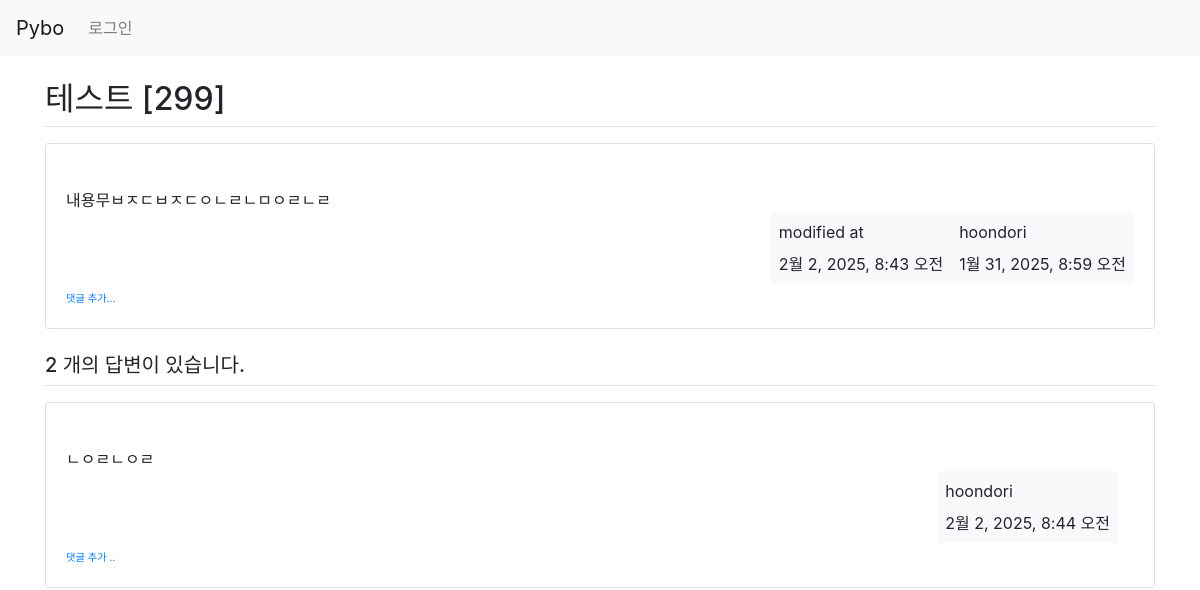
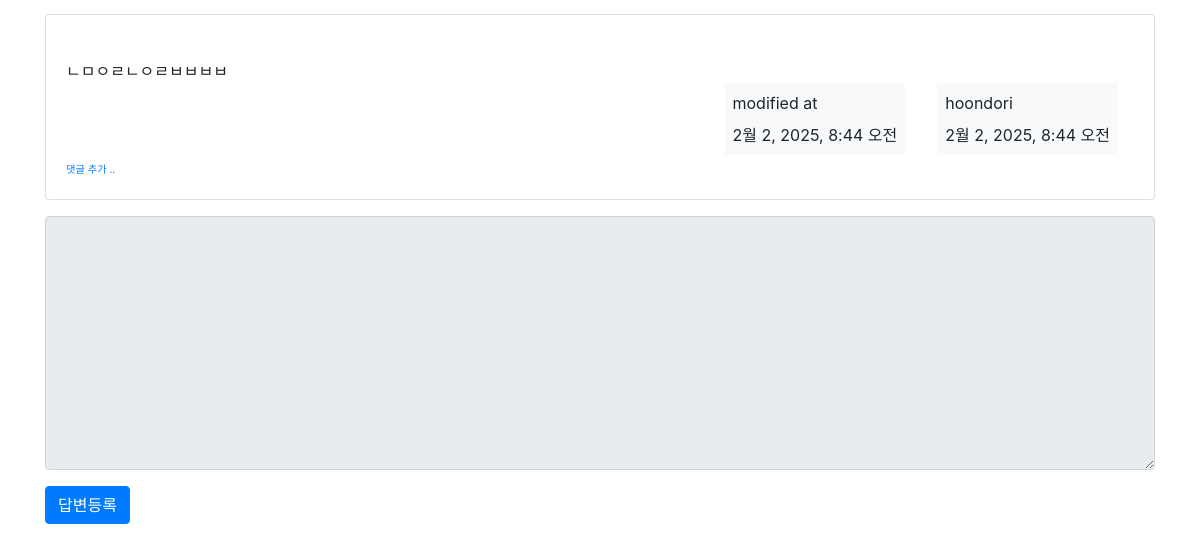
The page /pybo/304/ on the database as committed earlier (2 pictures, top to bottom).
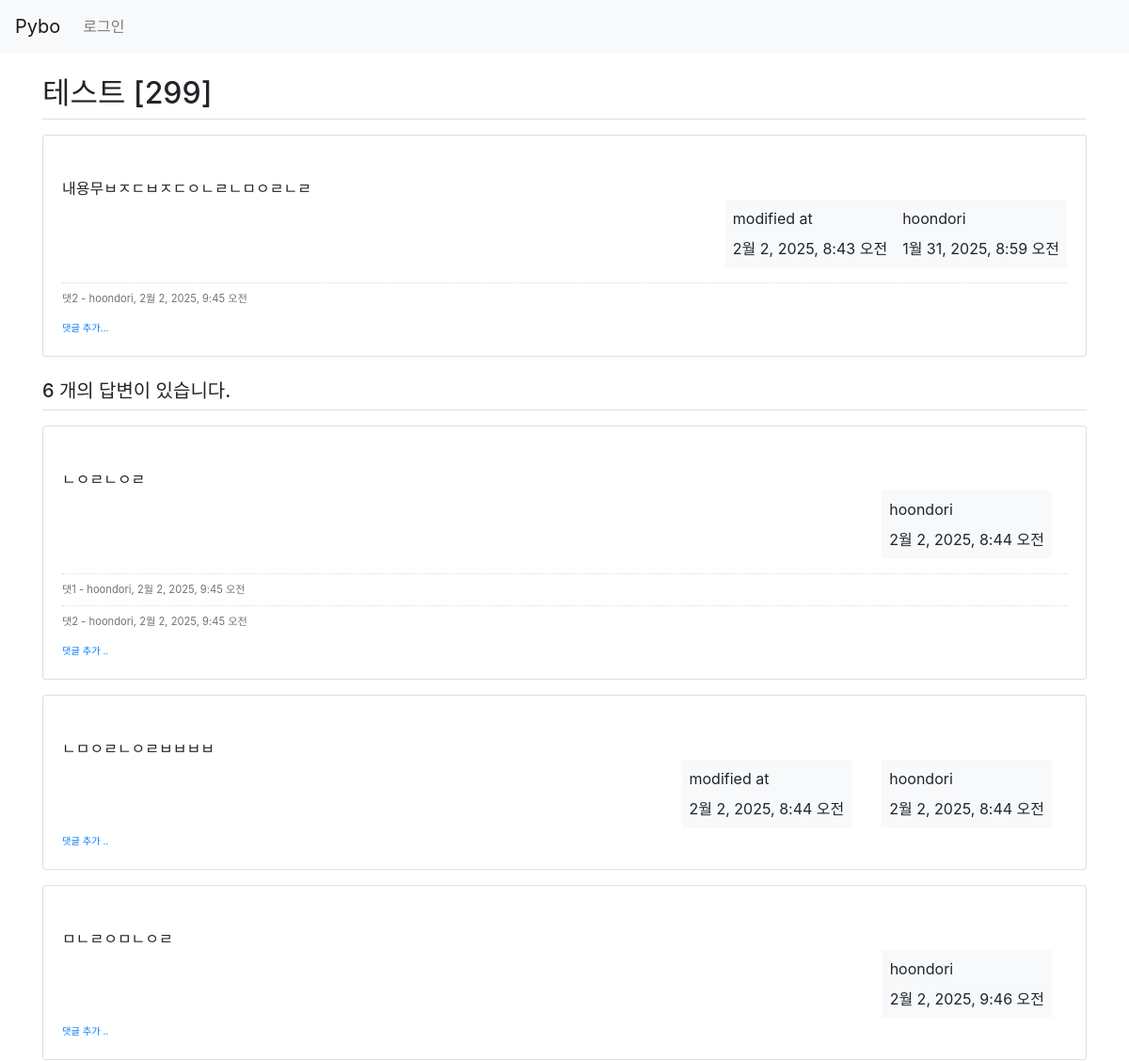
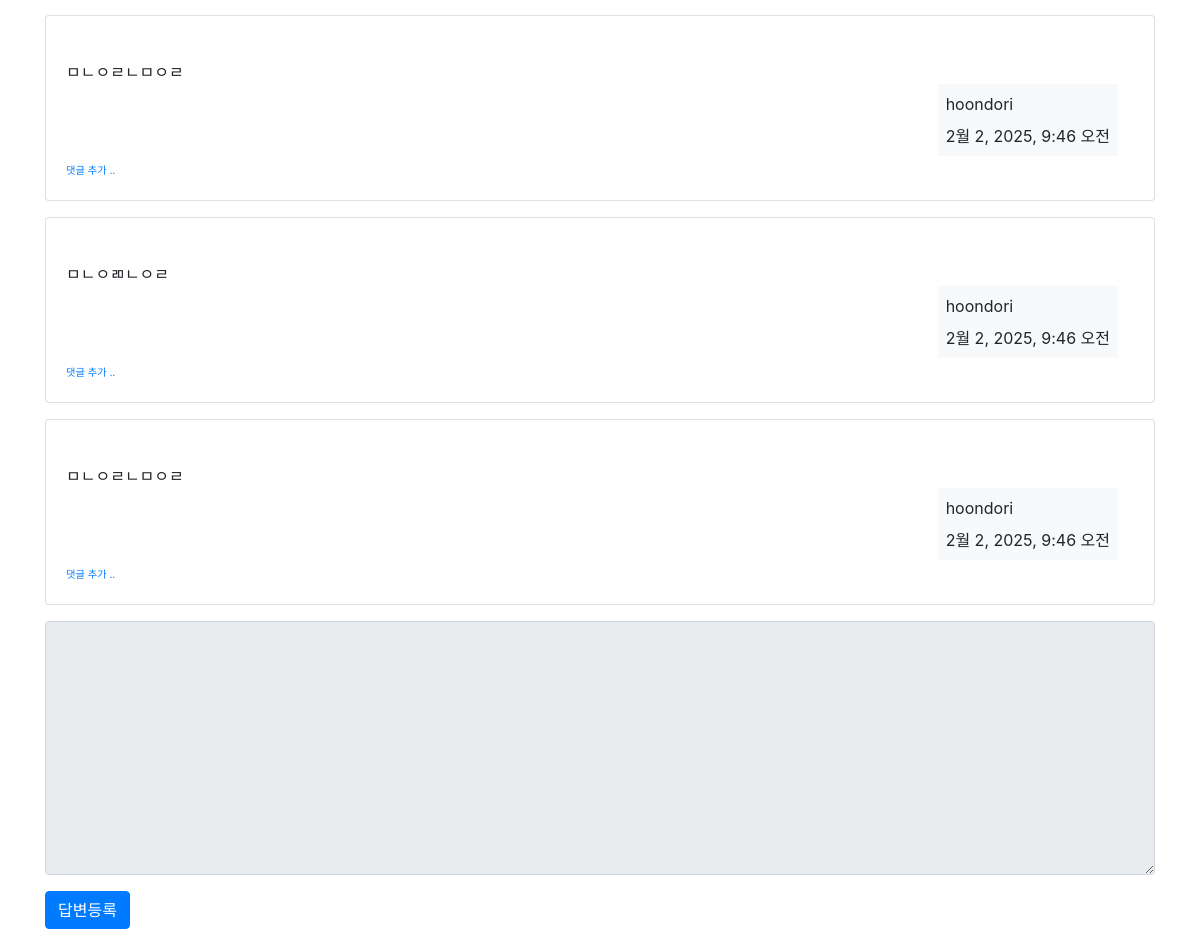
The same page on the database as committed later (2 pictures, top to bottom).
### pybo/models.py (models this page shows, shortened)
class Question(models.Model):
    subject = models.CharField(max_length=200)
    content = models.TextField()
    create_date = models.DateTimeField()
    author = models.ForeignKey(User, on_delete=models.CASCADE)
    modify_date = models.DateTimeField(null=True, blank=True)

class Answer(models.Model):
    question = models.ForeignKey(Question, on_delete=models.CASCADE)
    content = models.TextField()
    create_date = models.DateTimeField()
    author = models.ForeignKey(User, on_delete=models.CASCADE)
    modify_date = models.DateTimeField(null=True, blank=True)

class Comment(models.Model):
    author = models.ForeignKey(User, on_delete=models.CASCADE)
    content = models.TextField()
    create_date = models.DateTimeField()
    modify_date = models.DateTimeField(null=True, blank=True)
    question = models.ForeignKey(Question, null=True, blank=True, on_delete=models.CASCADE)
    answer = models.ForeignKey(Answer, null=True, blank=True, on_delete=models.CASCADE)

### pybo/views.py (the view)
# urls.py: path('<int:question_id>/', views.detail, name='detail'),
def detail(request, question_id):
    question = get_object_or_404(Question, pk=question_id)
    context = {'question': question}
    return render(request, 'pybo/question_detail.html', context)

### templates/pybo/question_detail.html (shortened to what this page needs)
{% extends 'base.html' %}
{% block content %}
<div class="container my-3">
    <h2 class="border-bottom py-2">{{question.subject}}</h2>
    <div class="card my-3">
        <div class="card-body">
            <div class="card-text" style="white-space: pre-line;">
                {{ question.content }}
            </div>
            <div class="d-flex justify-content-end">
                {% if question.modify_date %}
                <div class="badge-light p-2 text-left">
                    <div class="mb-2">modified at</div>
                    <div>{{ question.modify_date }}</div>
                </div>
                {% endif %}
                <div class="badge-light p-2 text-left">
                    <div class="mb-2">{{ question.author.username }}</div>
                    <div>{{ question.create_date }}</div>
                </div>
            </div>
            {% if question.comment_set.count > 0 %}
            <div class="mt-3">
            {% for comment in question.comment_set.all %}
                <div class="comment py-2 text-muted">
                    <span style="white-space: preline;">{{comment.content}}</span>
                    <span>
                        - {{comment.author}}, {{comment.create_date}}
                    </span>
                </div>
            {% endfor %}
            </div>
            {% endif %}
            <div>
                <a href="{% url 'pybo:comment_create_question' question.id %}"
                   class="small"><small>댓글 추가...</small></a>
            </div>
        </div>
    </div>
    <h5 class="border-bottom my-3 py-2">
        {{question.answer_set.count}} 개의 답변이 있습니다.
    </h5>
    {% for answer in question.answer_set.all %}
    <div class="card my-3">
        <div class="card-body">
            <div class="card-text" style="white-space: pre-line">
                {{ answer.content }}
            </div>
            <div class="d-flex justify-content-end">
                {% if answer.modify_date %}
                <div class="badge-light p-2 text-left mx-3">
                    <div class="mb-2">modified at</div>
                    <div>{{ answer.modify_date }}</div>
                </div>
                {% endif %}
                <div class="badge-light p-2 text-left mx-3">
                    <div class="mb-2">{{ answer.author.username }}</div>
                    <div>{{ answer.create_date }}</div>
                </div>
            </div>
            {% if answer.comment_set.count > 0 %}
            <div class="mt-3">
            {% for comment in answer.comment_set.all %}
                <div class="comment py-2 text-muted">
                    <span style="white-space: pre-line;">{{ comment.content }}</span>
                    <span>
                        - {{ comment.author }}, {{ comment.create_date }}
                    </span>
                </div>
            {% endfor %}
            </div>
            {% endif %}
            <div>
                <a href="{% url 'pybo:comment_create_answer' answer.id  %}"
                   class="small"><small>댓글 추가 ..</small></a>
            </div>
        </div>
    </div>
    {% endfor %}
    <form action="{% url 'pybo:answer_create' question.id %}" method="post" class="my-3">
        <div class="form-group">
            <textarea
                    name="content" id="content"
                    class="form-control"
                    {% if not user.is_authenticated %}disabled{% endif%}
                    rows="10">
            </textarea>
        </div>
        <input type="submit" value="답변등록" class="btn btn-primary">
    </form>
</div>
{% endblock %}

### templates/base.html (shortened to what this page needs)
{% load static %}
<!doctype html>
<html lang="ko">
<head>
    <link rel="stylesheet" type="text/css" href="{% static 'bootstrap.min.css' %}">
    <link rel="stylesheet" type="text/css" href="{% static 'style.css' %}">
</head>
<body>
{% include "navbar.html" %}
{% block content %}
{% endblock %}
</body>
</html>

### templates/navbar.html (shortened to what this page needs)
<nav class="navbar navbar-expand-lg navbar-light bg-light border-bottm">
    <a class="navbar-brand" href="{% url 'pybo:index' %}">Pybo</a>
    <div class="collapse navbar-collapse flex-grow-0" id="navbarNav">
        <ul class="navbar-nav">
            <li class="nav-item">
                {% if user.is_authenticated %}
                <a class="nav-link" href="{% url 'common:logout' %}">
                    {{ user.username }} (로그아웃)
                </a>
                {% else %}
                <a class="nav-link" href="{% url 'common:login' %}">로그인</a>
                {% endif %}
            </li>
        </ul>
    </div>
</nav>

### static/style.css (style rules this page uses)
.comment { border-top:dotted 1px #ddd; font-size:0.7em; }

Rows that differ between the two databases and show on the page:
computed for Question "테스트 [299]": answer_set.count "2" → "6"
added Comment: content "댓2", author "hoondori", create_date "2월 2, 2025, 9:45 오전", shown under "테스트 [299]"
added Comment: content "댓1", author "hoondori", create_date "2월 2, 2025, 9:45 오전", shown under Answer "ㄴㅇㄹㄴㅇㄹ"
added Comment: content "댓2", author "hoondori", create_date "2월 2, 2025, 9:45 오전", shown under Answer "ㄴㅇㄹㄴㅇㄹ"
added Answer: content "ㅁㄴㄹㅇㅁㄴㅇㄹ", author.username "hoondori", create_date "2월 2, 2025, 9:46 오전"
added Answer: content "ㅁㄴㅇㄹㄴㅁㅇㄹ", author.username "hoondori", create_date "2월 2, 2025, 9:46 오전"
added Answer: content "ㅁㄴㅇㄻㄴㅇㄹ", author.username "hoondori", create_date "2월 2, 2025, 9:46 오전"
added Answer: content "ㅁㄴㅇㄹㄴㅁㅇㄹ", author.username "hoondori", create_date "2월 2, 2025, 9:46 오전"
